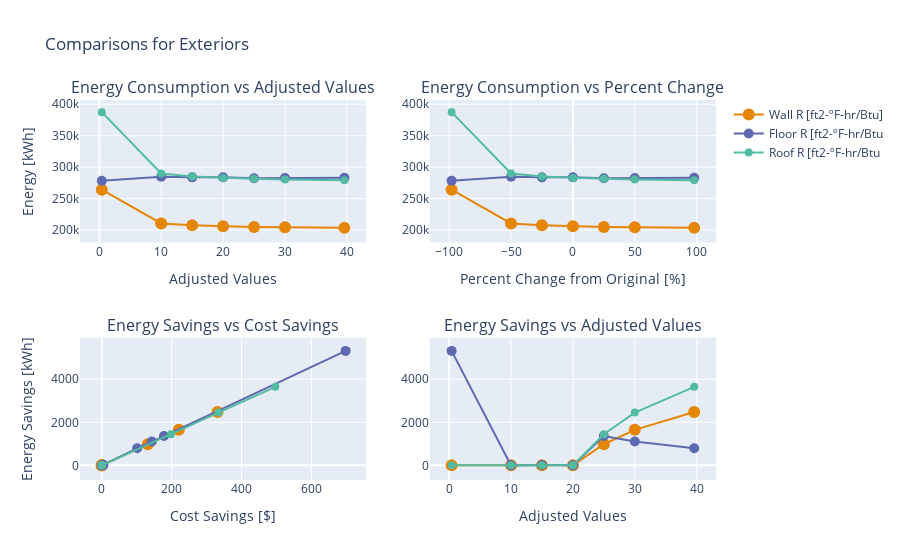

The notebook cell saved with this chart:
### Code cell
four_compare(es_data[0], es_data[1], es_data[2], es_data[3])

### Figure 1 — Plotly figure (JSON) as saved in the notebook; plotly's stock layout.template omitted (floating-point values rounded to 4 significant figures)
{"data": [{"legendgroup": "Groups", "line": {"color": "rgb(229, 134, 6)"}, "marker": {"size": 12.0}, "mode": "lines+markers", "name": "Wall R [ft2-ºF-hr/Btu]", "showlegend": true, "type": "scatter", "x": [0.3999, 9.996, 14.99, 19.99, 24.99, 29.99, 39.59], "xaxis": "x", "y": [264200.0, 210700.0, 207700.0, 206100.0, 205100.0, 204400.0, 203600.0], "yaxis": "y"}, {"legendgroup": "Groups", "line": {"color": "rgb(93, 105, 177)"}, "marker": {"size": 10.0}, "mode": "lines+markers", "name": "Floor R [ft2-ºF-hr/Btu", "showlegend": true, "type": "scatter", "x": [0.3999, 9.996, 14.99, 19.99, 24.99, 29.99, 39.59], "xaxis": "x", "y": [278600.0, 284800.0, 283900.0, 283900.0, 282500.0, 282800.0, 283100.0], "yaxis": "y"}, {"legendgroup": "Groups", "line": {"color": "rgb(82, 188, 163)"}, "marker": {"size": 8.003}, "mode": "lines+markers", "name": "Roof R [ft2-ºF-hr/Btu", "showlegend": true, "type": "scatter", "x": [0.3999, 9.996, 14.99, 19.99, 24.99, 29.99, 39.59], "xaxis": "x", "y": [387500.0, 289900.0, 285300.0, 282900.0, 281500.0, 280500.0, 279300.0], "yaxis": "y"}, {"legendgroup": "Groups", "line": {"color": "rgb(229, 134, 6)"}, "marker": {"size": 12.0}, "mode": "lines+markers", "name": "wall_b1", "showlegend": false, "type": "scatter", "x": [-98, -50, -25, 0, 25, 50, 98], "xaxis": "x2", "y": [264200.0, 210700.0, 207700.0, 206100.0, 205100.0, 204400.0, 203600.0], "yaxis": "y2"}, {"legendgroup": "Groups", "line": {"color": "rgb(93, 105, 177)"}, "marker": {"size": 10.0}, "mode": "lines+markers", "name": "floor_2", "showlegend": false, "type": "scatter", "x": [-98, -50, -25, 0, 25, 50, 98], "xaxis": "x2", "y": [278600.0, 284800.0, 283900.0, 283900.0, 282500.0, 282800.0, 283100.0], "yaxis": "y2"}, {"legendgroup": "Groups", "line": {"color": "rgb(82, 188, 163)"}, "marker": {"size": 8.003}, "mode": "lines+markers", "name": "roof_0", "showlegend": false, "type": "scatter", "x": [-98, -50, -25, 0, 25, 50, 98], "xaxis": "x2", "y": [387500.0, 289900.0, 285300.0, 282900.0, 281500.0, 280500.0, 279300.0], "yaxis": "y2"}, {"legendgroup": "Groups", "line": {"color": "rgb(229, 134, 6)"}, "marker": {"size": 12.0}, "mode": "lines+markers", "name": "wall_b1", "showlegend": false, "type": "scatter", "x": [0, 0, 0, 0, 131.6, 220.6, 331.5], "xaxis": "x3", "y": [0, 0, 0, 0, 981.5, 1651.0, 2480.0], "yaxis": "y3"}, {"legendgroup": "Groups", "line": {"color": "rgb(93, 105, 177)"}, "marker": {"size": 10.0}, "mode": "lines+markers", "name": "floor_2", "showlegend": false, "type": "scatter", "x": [698.1, 0, 4.59, 0, 177.9, 143.4, 101.2], "xaxis": "x3", "y": [5318.0, 0, 15.32, 0, 1361.0, 1109.0, 798.6], "yaxis": "y3"}, {"legendgroup": "Groups", "line": {"color": "rgb(82, 188, 163)"}, "marker": {"size": 8.003}, "mode": "lines+markers", "name": "roof_0", "showlegend": false, "type": "scatter", "x": [0, 0, 0, 0, 197.9, 334.2, 496.8], "xaxis": "x3", "y": [0, 0, 0, 0, 1448.0, 2451.0, 3647.0], "yaxis": "y3"}, {"legendgroup": "Groups", "line": {"color": "rgb(229, 134, 6)"}, "marker": {"size": 12.0}, "mode": "lines+markers", "name": "wall_b1", "showlegend": false, "type": "scatter", "x": [0.3999, 9.996, 14.99, 19.99, 24.99, 29.99, 39.59], "xaxis": "x4", "y": [0, 0, 0, 0, 981.5, 1651.0, 2480.0], "yaxis": "y4"}, {"legendgroup": "Groups", "line": {"color": "rgb(93, 105, 177)"}, "marker": {"size": 10.0}, "mode": "lines+markers", "name": "floor_2", "showlegend": false, "type": "scatter", "x": [0.3999, 9.996, 14.99, 19.99, 24.99, 29.99, 39.59], "xaxis": "x4", "y": [5318.0, 0, 15.32, 0, 1361.0, 1109.0, 798.6], "yaxis": "y4"}, {"legendgroup": "Groups", "line": {"color": "rgb(82, 188, 163)"}, "marker": {"size": 8.003}, "mode": "lines+markers", "name": "roof_0", "showlegend": false, "type": "scatter", "x": [0.3999, 9.996, 14.99, 19.99, 24.99, 29.99, 39.59], "xaxis": "x4", "y": [0, 0, 0, 0, 1448.0, 2451.0, 3647.0], "yaxis": "y4"}], "layout": {"annotations": [{"font": {"size": 16}, "showarrow": false, "text": "Energy Consumption vs Adjusted Values", "x": 0.225, "xanchor": "center", "xref": "paper", "y": 1, "yanchor": "bottom", "yref": "paper"}, {"font": {"size": 16}, "showarrow": false, "text": "Energy Consumption vs Percent Change", "x": 0.775, "xanchor": "center", "xref": "paper", "y": 1, "yanchor": "bottom", "yref": "paper"}, {"font": {"size": 16}, "showarrow": false, "text": "Energy Savings vs Cost Savings", "x": 0.225, "xanchor": "center", "xref": "paper", "y": 0.375, "yanchor": "bottom", "yref": "paper"}, {"font": {"size": 16}, "showarrow": false, "text": "Energy Savings vs Adjusted Values", "x": 0.775, "xanchor": "center", "xref": "paper", "y": 0.375, "yanchor": "bottom", "yref": "paper"}], "title": {"text": "Comparisons for Exteriors"}, "xaxis": {"anchor": "y", "domain": [0, 0.45], "title": {"text": "Adjusted Values"}}, "xaxis2": {"anchor": "y2", "domain": [0.55, 1], "title": {"text": "Percent Change from Original [%]"}}, "xaxis3": {"anchor": "y3", "domain": [0, 0.45], "title": {"text": "Cost Savings [$]"}}, "xaxis4": {"anchor": "y4", "domain": [0.55, 1], "title": {"text": "Adjusted Values"}}, "yaxis": {"anchor": "x", "domain": [0.625, 1], "title": {"text": "Energy [kWh]"}}, "yaxis2": {"anchor": "x2", "domain": [0.625, 1]}, "yaxis3": {"anchor": "x3", "domain": [0, 0.375], "title": {"text": "Energy Savings [kWh]"}}, "yaxis4": {"anchor": "x4", "domain": [0, 0.375]}}}
